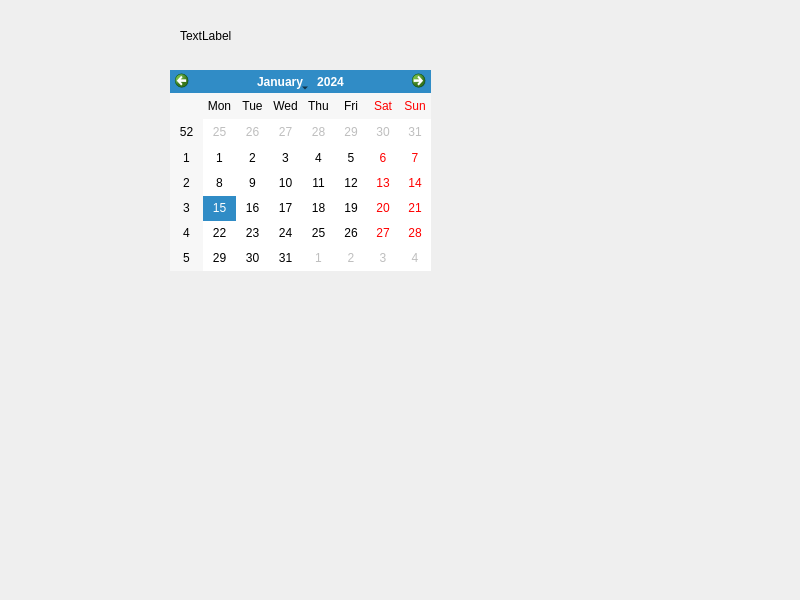
<?xml version="1.0" encoding="UTF-8"?>
<ui version="4.0">
 <class>Widget</class>
 <widget class="QWidget" name="Widget">
  <property name="geometry">
   <rect>
    <x>0</x>
    <y>0</y>
    <width>800</width>
    <height>600</height>
   </rect>
  </property>
  <property name="windowTitle">
   <string>Widget</string>
  </property>
  <widget class="QCalendarWidget" name="calendarWidget">
   <property name="geometry">
    <rect>
     <x>170</x>
     <y>70</y>
     <width>261</width>
     <height>201</height>
    </rect>
   </property>
  </widget>
  <widget class="QLabel" name="label">
   <property name="geometry">
    <rect>
     <x>180</x>
     <y>20</y>
     <width>251</width>
     <height>31</height>
    </rect>
   </property>
   <property name="text">
    <string>TextLabel</string>
   </property>
  </widget>
 </widget>
 <resources/>
 <connections/>
</ui>
